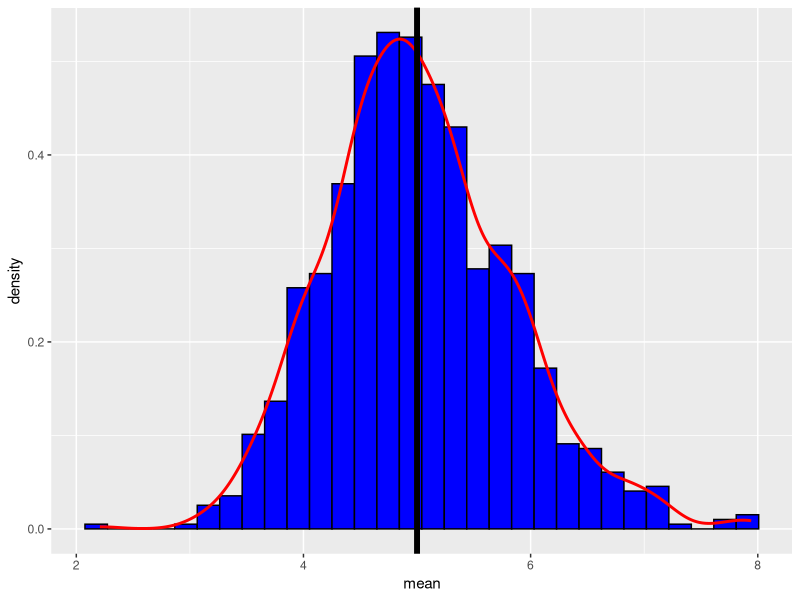
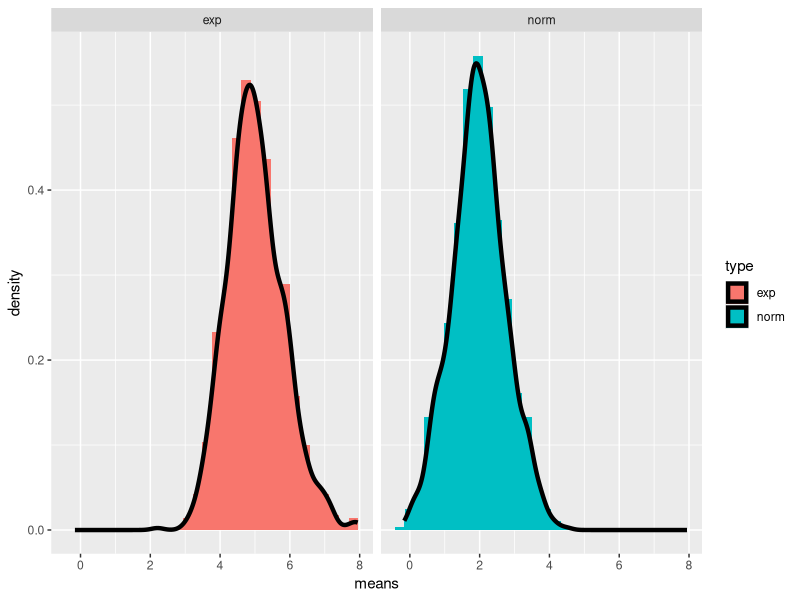

These charts were generated, in order, by the following R code:
## ---- chunk 1
library(dplyr)
library(ggplot2)
## ---- chunk 2
mns <- sapply(1:1000,function(x) mean(rexp(40,rate=0.2)))

## ---- chunk 3
#Sample mean is given by
smean <- mean(mns)
smean
## ---- chunk 4
se<- sd(mns)
se
## ---- chunk 5
g <- ggplot(data.frame(x=mns), aes(x)) 
g + geom_histogram(color="black",fill="blue", aes(y=..density..)) + 
    geom_density(color="red",size=1) +
    geom_vline(xintercept=5.0, size=2) +
    labs(x="mean",y="density")
## ---- chunk 6
norm_mns <- sapply(1:1000, function(x) mean(rnorm(40,mean=2.0,sd=5.0)))
## ---- chunk 7
labels <- c(rep('exp',1000), rep('norm', 1000))
mydf <- data.frame(type=labels, means = c(mns,norm_mns))
## ---- chunk 8
h <- ggplot(mydf,aes(means,fill=type,y=..density..))
h + geom_histogram() + geom_density(size=1.5) + facet_grid(.~type)
